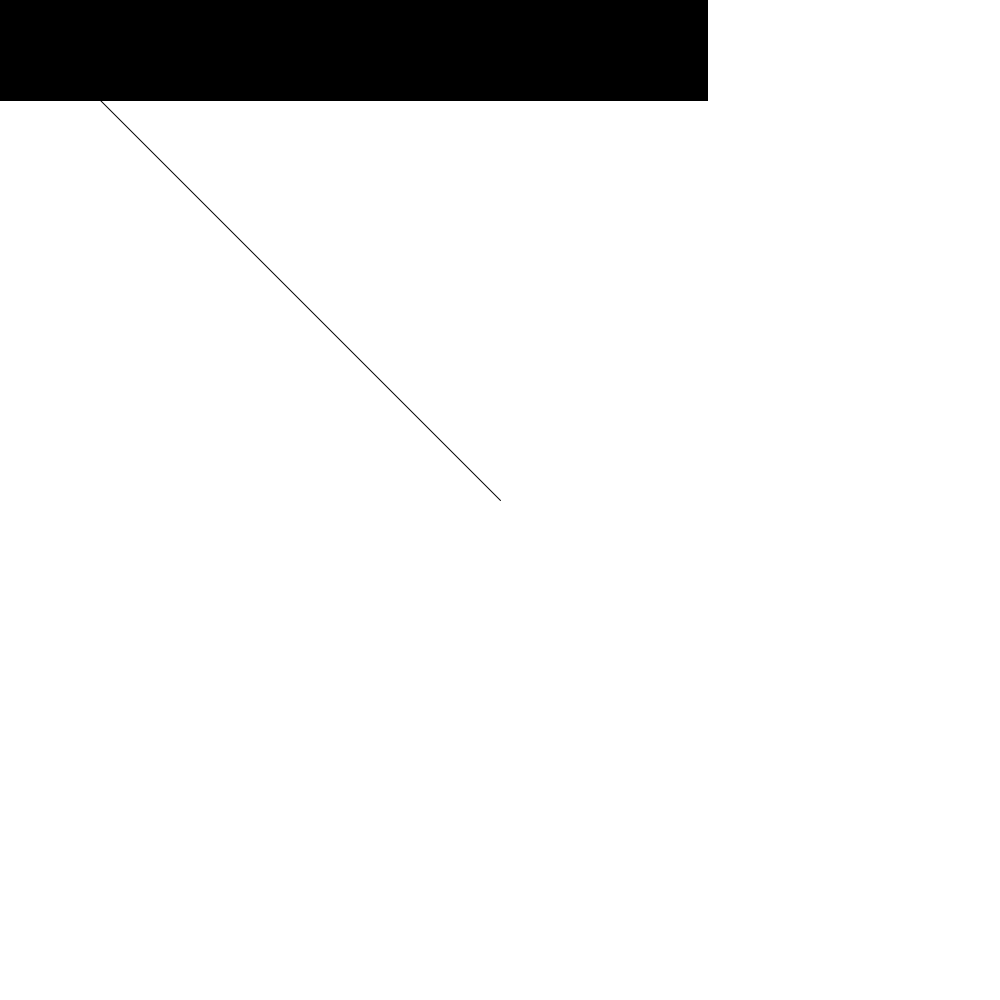
Frame 1 (no input)
Frame 60 (the mouse pressed at the canvas centre just before this capture): identical to frame 1, image omitted
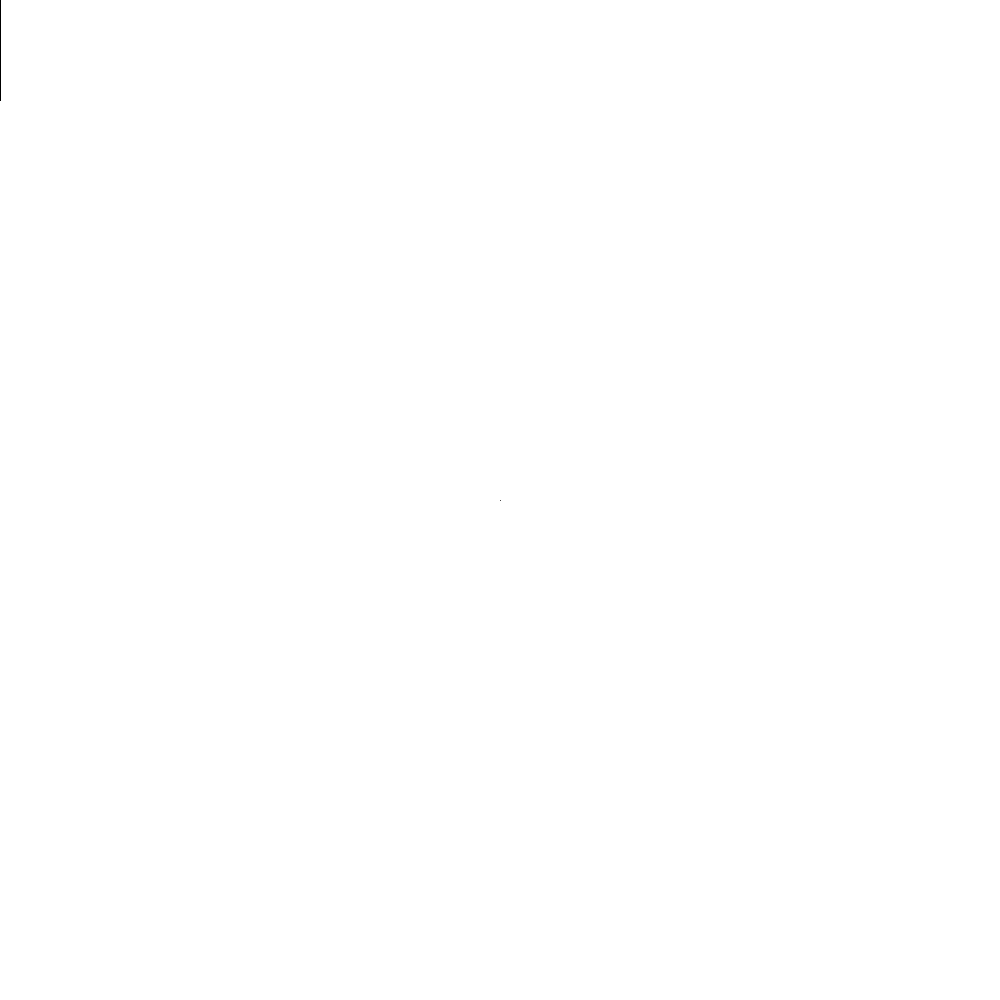
Frame 120 (the mouse held since frame 60 and released just before this capture)

The Processing sketch that drew these frames (run headless with seeded random() and noise(); from frame 60 on, the mouse is pressed at the canvas centre):

// Processing sketch: code_09_11
// ── code_09_11.pde
void setup(){
  size(1000, 1000);
}

void draw(){
  background(255);
  
  PVector mouse = new PVector(mouseX, mouseY);
  PVector center = new PVector(width/2, height/2);
  mouse.sub(center);
  
  float m = mouse.mag();
  fill(0);
  rect(0, 0, m, 100);
  translate(width/2, height/2);
  line(0, 0, mouse.x, mouse.y);
  
}
